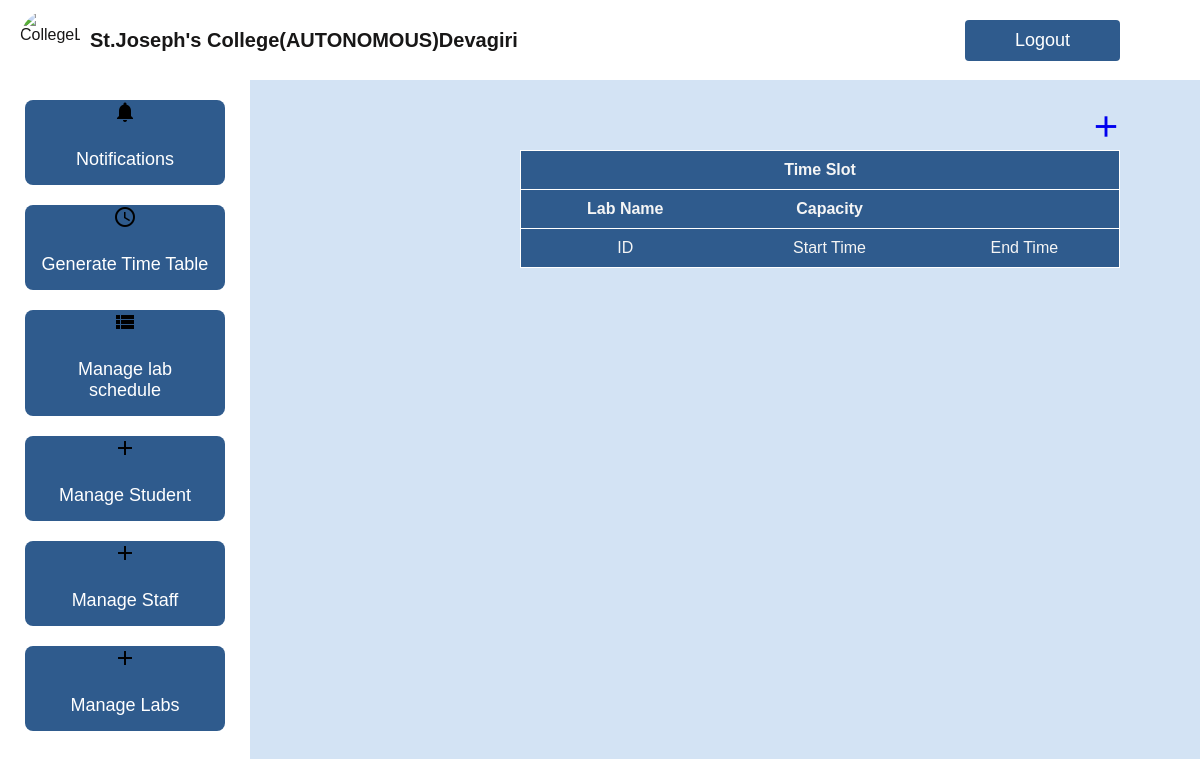
Page /administrator/viewtimeslot/1 on the earlier database version.
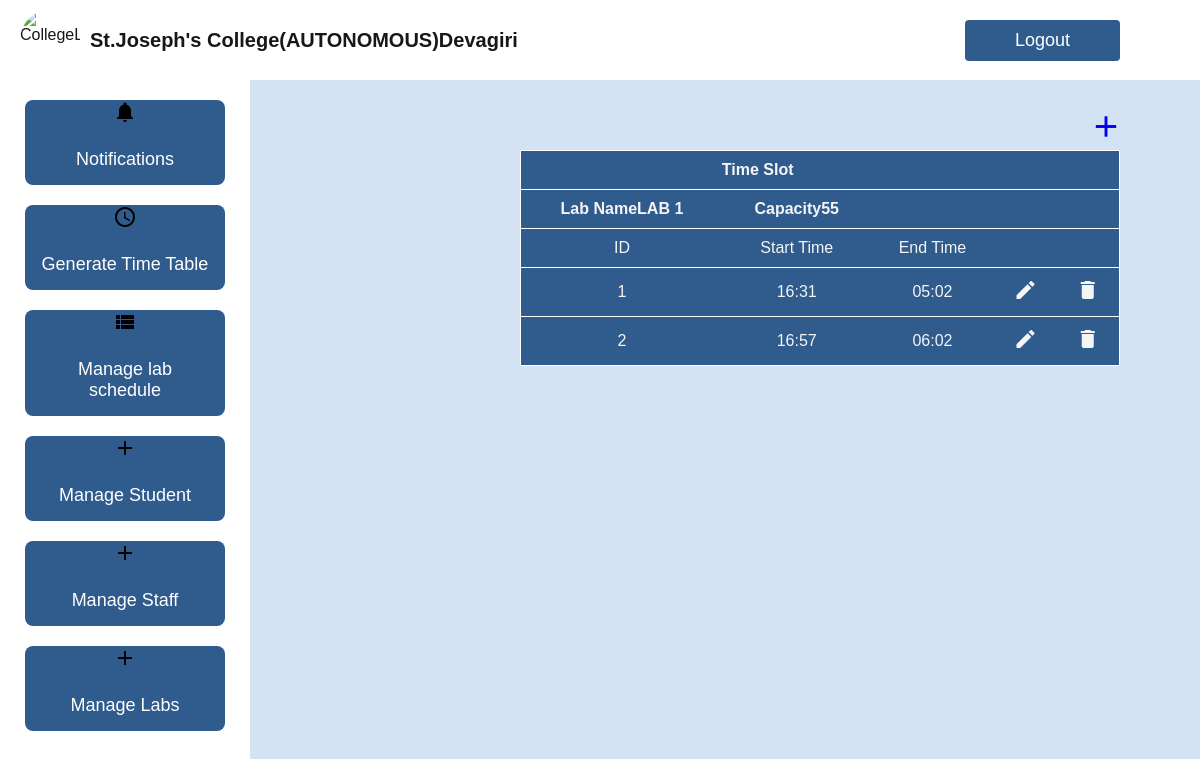
Same page on the later database version.
### administrator/models.py (models this page shows, shortened)
class WorkingDay(models.Model):
    lab = models.ForeignKey(Lab, on_delete=models.CASCADE)
    day = models.CharField(max_length=20)  # Example: 'Monday', 'Tuesday', etc.
    start_time = models.TimeField()  # Example: 09:00 AM
    end_time = models.TimeField()    # Example: 05:00 PM

class Lab(models.Model):
    name = models.CharField(max_length=100)
    capacity = models.CharField(max_length=200)

class TimeSlot(models.Model):
    working_day = models.ForeignKey(WorkingDay, on_delete=models.CASCADE)
    slot_start_time = models.TimeField()  # Example: 09:00 AM
    slot_end_time = models.TimeField()    # Example: 10:00 AM

### administrator/views.py (the view)
# urls.py: path('viewtimeslot/<int:id>',Viewtimeslot.as_view(),name='viewtimeslot'),
class Viewtimeslot(View):
    def get(self,request,id):
        t=TimeSlot.objects.filter(working_day__id=id)
        e=WorkingDay.objects.filter(id=id).first()
        print(t)
        return render(request,'admin/viewtimeslot.html',{'t':t,'e':e})

### templates/admin/viewtimeslot.html (shortened to what this page needs)
{% extends 'admin/adminbase.html' %}
{%block body%}
    <div class="plusbutton">
      <a href="/administrator/addtimeslot/{{e.id}}"><i class="material-icons" style="font-size: 35px;">add</i></a>
    </div>
<div>
    <table id="table1">
            <tr>
                <th colspan="3">Time Slot</th>
            </tr>
            <tr>
                <th colspan="">Lab Name{{e.lab.name}}</th>
                <th>Capacity{{e.lab.capacity}}</th>
            </tr>
            <tr>
                <td>ID</td>
                <td>Start Time</td>
                <td>End Time</td>
            </tr>
            {% for i in t %}
            <tr>
                <td>{{i.id}}</td>
                <td>{{ i.slot_start_time|time:'H:i' }}</td>
                <td>{{ i.slot_end_time|time:'H:i' }}</td>
                <td><a href="/administrator/edittimeslot/{{i.id}}"><i class="material-icons" style="color: whitesmoke;">edit</i></a></td>
                <td><a href="/administrator/Deletetimeslot/{{i.id}}"><i class="material-icons" style="color: whitesmoke;">delete</i></a></td>
            </tr>
            {% endfor %}
    </table>
</div>
{% endblock %}

Differences in the rows shown:
added WorkingDay: lab.name "LAB 1", lab.capacity "55"
added TimeSlot: id "1", slot_start_time "16:31", slot_end_time "05:02"
added TimeSlot: id "2", slot_start_time "16:57", slot_end_time "06:02"
